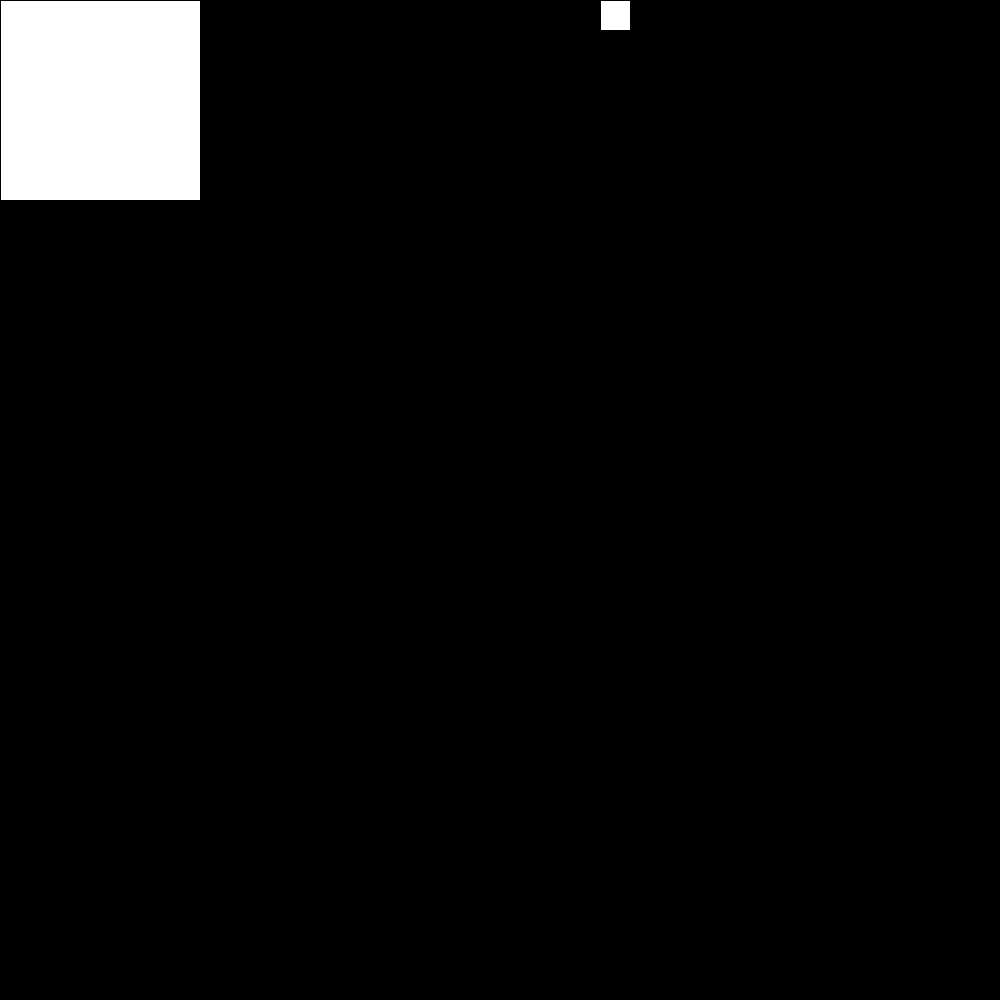
Frame 1 (no input)
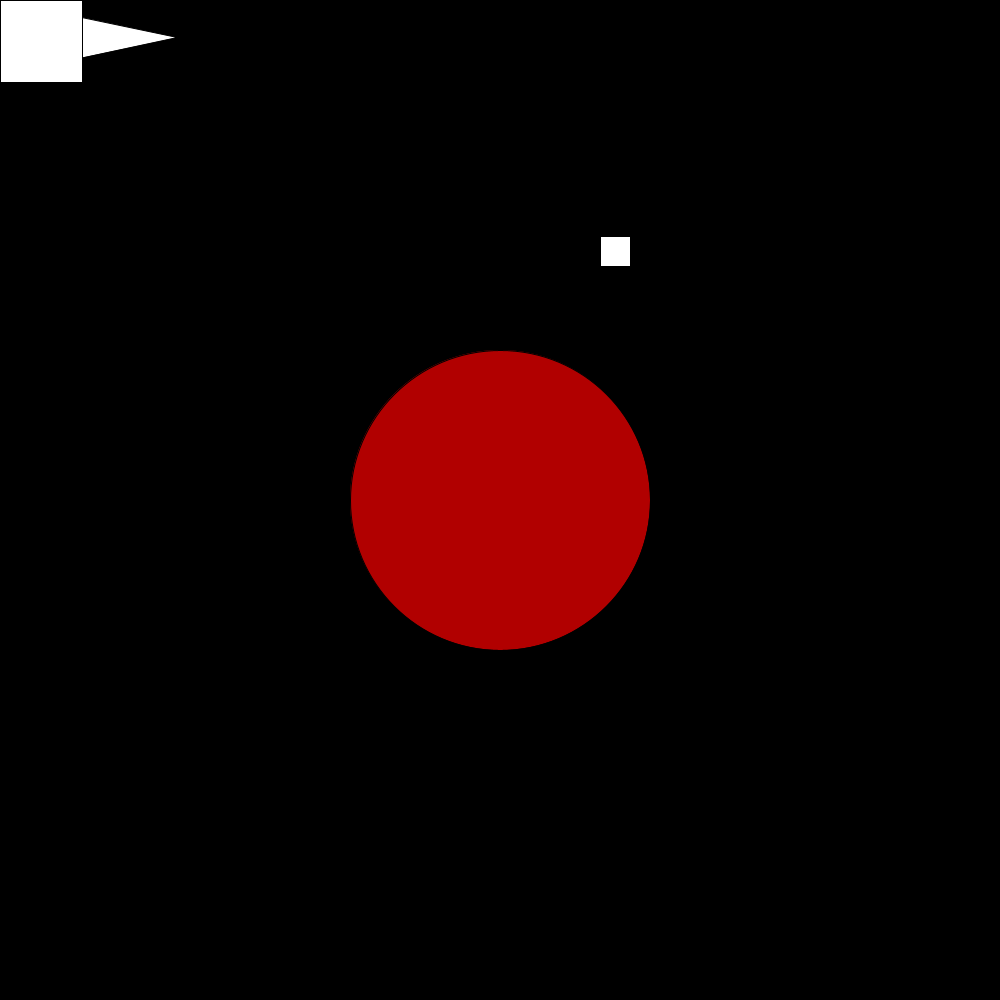
Frame 60 (the mouse pressed at the canvas centre just before this capture)
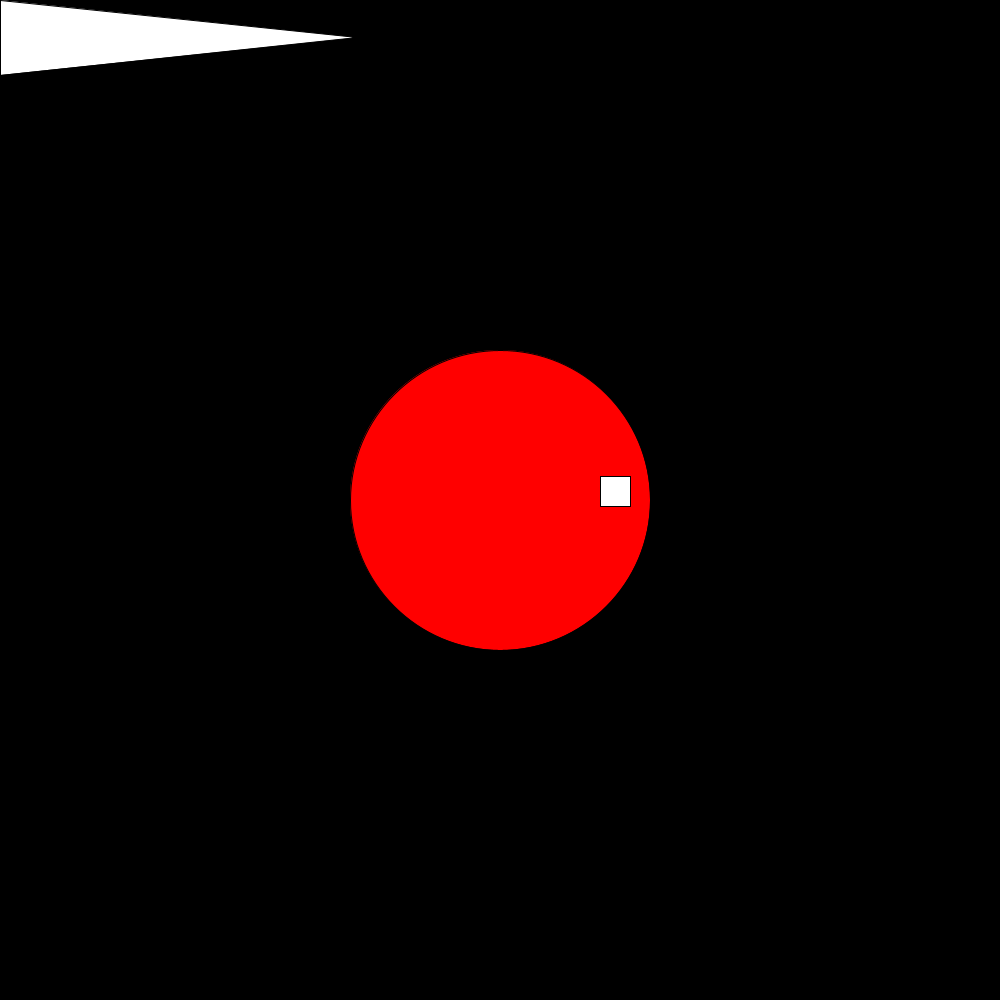
Frame 120 (the mouse held since frame 60 and released just before this capture)

The Processing sketch that drew these frames (run headless with seeded random() and noise(); from frame 60 on, the mouse is pressed at the canvas centre):

// Processing sketch: reverse_engineering_variables
// ── reverse_engineering_variables.pde
int x = 0;
int y = 0;
int o = 0;
int l = 0;
int f = 200;


 void setup() {
   size(1000,1000);
 }
 
 void draw() {
 background(0, 0, 0);
 fill(255, 0, 0, o);
 circle(width/2, height/2, 300);
 fill(255, 255, 255);
 square(600, y, 30);
 triangle(0, 0, 0, 75, l, 37.5);
 fill(255, 255, 255);
square(0, 0, f);
 

 f = f - 2;
 o = o+3;
 l = l + 3;
 

 if (y == 800) {
 y = y - 800;
 } else {
   y = y + 4;
  }
  
 
 }
